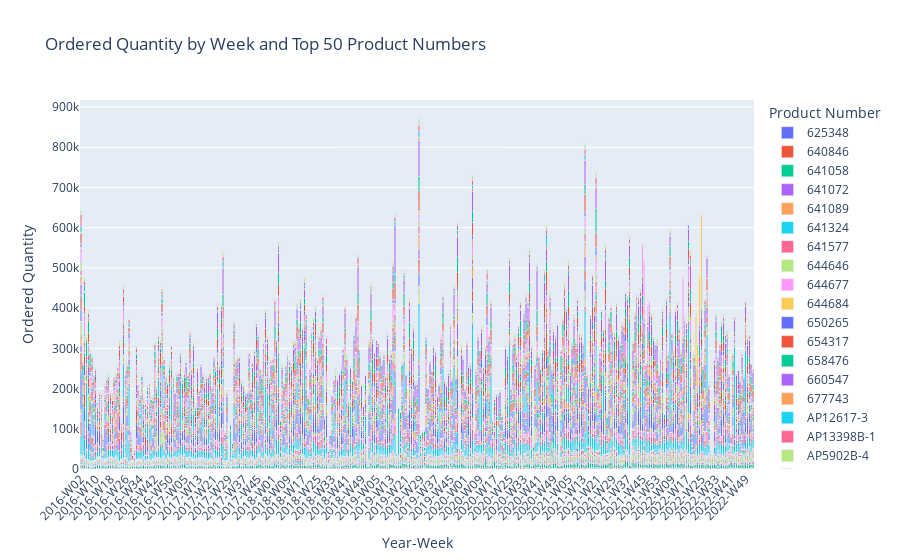

The code cell stored with this chart in its notebook:
### Code cell
import pandas as pd
import plotly.express as px


df = data_2016_2022.groupby(['Year', 'Week Number', 'Product Number'])['Ordered Quantity'].sum().reset_index()

# Create a combined 'Year-Week' column
df['Year-Week'] = df['Year'].astype(str) + '-W' + df['Week Number'].astype(str).str.zfill(2)

# Aggregate total ordered quantity by product number
product_totals = df.groupby('Product Number')['Ordered Quantity'].sum()

# Get top 50 products (or fewer if there aren't 50)
top_products = product_totals.nlargest(50).index

# Filter data to include only top 50 products
filtered_df = df[df['Product Number'].isin(top_products)]

# Pivot the filtered data for plotting
pivot_df = filtered_df.pivot_table(index='Year-Week', columns='Product Number', values='Ordered Quantity', fill_value=0).reset_index()

# Melt the DataFrame to long format for Plotly
melted_df = pivot_df.melt(id_vars='Year-Week', var_name='Product Number', value_name='Ordered Quantity')

# Create interactive stacked bar chart using Plotly
fig = px.bar(
    melted_df,
    x='Year-Week',
    y='Ordered Quantity',
    color='Product Number',
    title='Ordered Quantity by Week and Top 50 Product Numbers',
    labels={'Ordered Quantity': 'Ordered Quantity', 'Year-Week': 'Year-Week'},
    text='Ordered Quantity'
)

# Update layout for better appearance
fig.update_layout(
    barmode='stack',
    xaxis_title='Year-Week',
    yaxis_title='Ordered Quantity',
    xaxis_tickangle=-45
)

# Show the plot
fig.show()

### Figure 1 — Plotly figure (JSON) as saved in the notebook; plotly's stock layout.template omitted (floating-point values rounded to 4 significant figures; data arrays with more than 128 entries replaced by an {"elided": "..."} marker saying what was removed)
{"data": [{"alignmentgroup": "True", "hovertemplate": "Product Number=625348<br>Year-Week=%{x}<br>Ordered Quantity=%{text}<extra></extra>", "legendgroup": "625348", "marker": {"color": "#636efa", "pattern": {"shape": ""}}, "name": "625348", "offsetgroup": "625348", "orientation": "v", "showlegend": true, "text": {"elided": "365 int values"}, "textposition": "auto", "type": "bar", "x": {"elided": "365 str values"}, "xaxis": "x", "y": {"elided": "365 int values"}, "yaxis": "y"}, {"alignmentgroup": "True", "hovertemplate": "Product Number=640846<br>Year-Week=%{x}<br>Ordered Quantity=%{text}<extra></extra>", "legendgroup": "640846", "marker": {"color": "#EF553B", "pattern": {"shape": ""}}, "name": "640846", "offsetgroup": "640846", "orientation": "v", "showlegend": true, "text": {"elided": "365 int values"}, "textposition": "auto", "type": "bar", "x": {"elided": "365 str values"}, "xaxis": "x", "y": {"elided": "365 int values"}, "yaxis": "y"}, {"alignmentgroup": "True", "hovertemplate": "Product Number=641058<br>Year-Week=%{x}<br>Ordered Quantity=%{text}<extra></extra>", "legendgroup": "641058", "marker": {"color": "#00cc96", "pattern": {"shape": ""}}, "name": "641058", "offsetgroup": "641058", "orientation": "v", "showlegend": true, "text": {"elided": "365 int values"}, "textposition": "auto", "type": "bar", "x": {"elided": "365 str values"}, "xaxis": "x", "y": {"elided": "365 int values"}, "yaxis": "y"}, {"alignmentgroup": "True", "hovertemplate": "Product Number=641072<br>Year-Week=%{x}<br>Ordered Quantity=%{text}<extra></extra>", "legendgroup": "641072", "marker": {"color": "#ab63fa", "pattern": {"shape": ""}}, "name": "641072", "offsetgroup": "641072", "orientation": "v", "showlegend": true, "text": {"elided": "365 int values"}, "textposition": "auto", "type": "bar", "x": {"elided": "365 str values"}, "xaxis": "x", "y": {"elided": "365 int values"}, "yaxis": "y"}, {"alignmentgroup": "True", "hovertemplate": "Product Number=641089<br>Year-Week=%{x}<br>Ordered Quantity=%{text}<extra></extra>", "legendgroup": "641089", "marker": {"color": "#FFA15A", "pattern": {"shape": ""}}, "name": "641089", "offsetgroup": "641089", "orientation": "v", "showlegend": true, "text": {"elided": "365 int values"}, "textposition": "auto", "type": "bar", "x": {"elided": "365 str values"}, "xaxis": "x", "y": {"elided": "365 int values"}, "yaxis": "y"}, {"alignmentgroup": "True", "hovertemplate": "Product Number=641324<br>Year-Week=%{x}<br>Ordered Quantity=%{text}<extra></extra>", "legendgroup": "641324", "marker": {"color": "#19d3f3", "pattern": {"shape": ""}}, "name": "641324", "offsetgroup": "641324", "orientation": "v", "showlegend": true, "text": {"elided": "365 int values"}, "textposition": "auto", "type": "bar", "x": {"elided": "365 str values"}, "xaxis": "x", "y": {"elided": "365 int values"}, "yaxis": "y"}, {"alignmentgroup": "True", "hovertemplate": "Product Number=641577<br>Year-Week=%{x}<br>Ordered Quantity=%{text}<extra></extra>", "legendgroup": "641577", "marker": {"color": "#FF6692", "pattern": {"shape": ""}}, "name": "641577", "offsetgroup": "641577", "orientation": "v", "showlegend": true, "text": {"elided": "365 int values"}, "textposition": "auto", "type": "bar", "x": {"elided": "365 str values"}, "xaxis": "x", "y": {"elided": "365 int values"}, "yaxis": "y"}, {"alignmentgroup": "True", "hovertemplate": "Product Number=644646<br>Year-Week=%{x}<br>Ordered Quantity=%{text}<extra></extra>", "legendgroup": "644646", "marker": {"color": "#B6E880", "pattern": {"shape": ""}}, "name": "644646", "offsetgroup": "644646", "orientation": "v", "showlegend": true, "text": {"elided": "365 int values"}, "textposition": "auto", "type": "bar", "x": {"elided": "365 str values"}, "xaxis": "x", "y": {"elided": "365 int values"}, "yaxis": "y"}, {"alignmentgroup": "True", "hovertemplate": "Product Number=644677<br>Year-Week=%{x}<br>Ordered Quantity=%{text}<extra></extra>", "legendgroup": "644677", "marker": {"color": "#FF97FF", "pattern": {"shape": ""}}, "name": "644677", "offsetgroup": "644677", "orientation": "v", "showlegend": true, "text": {"elided": "365 int values"}, "textposition": "auto", "type": "bar", "x": {"elided": "365 str values"}, "xaxis": "x", "y": {"elided": "365 int values"}, "yaxis": "y"}, {"alignmentgroup": "True", "hovertemplate": "Product Number=644684<br>Year-Week=%{x}<br>Ordered Quantity=%{text}<extra></extra>", "legendgroup": "644684", "marker": {"color": "#FECB52", "pattern": {"shape": ""}}, "name": "644684", "offsetgroup": "644684", "orientation": "v", "showlegend": true, "text": {"elided": "365 int values"}, "textposition": "auto", "type": "bar", "x": {"elided": "365 str values"}, "xaxis": "x", "y": {"elided": "365 int values"}, "yaxis": "y"}, {"alignmentgroup": "True", "hovertemplate": "Product Number=650265<br>Year-Week=%{x}<br>Ordered Quantity=%{text}<extra></extra>", "legendgroup": "650265", "marker": {"color": "#636efa", "pattern": {"shape": ""}}, "name": "650265", "offsetgroup": "650265", "orientation": "v", "showlegend": true, "text": {"elided": "365 int values"}, "textposition": "auto", "type": "bar", "x": {"elided": "365 str values"}, "xaxis": "x", "y": {"elided": "365 int values"}, "yaxis": "y"}, {"alignmentgroup": "True", "hovertemplate": "Product Number=654317<br>Year-Week=%{x}<br>Ordered Quantity=%{text}<extra></extra>", "legendgroup": "654317", "marker": {"color": "#EF553B", "pattern": {"shape": ""}}, "name": "654317", "offsetgroup": "654317", "orientation": "v", "showlegend": true, "text": {"elided": "365 int values"}, "textposition": "auto", "type": "bar", "x": {"elided": "365 str values"}, "xaxis": "x", "y": {"elided": "365 int values"}, "yaxis": "y"}, {"alignmentgroup": "True", "hovertemplate": "Product Number=658476<br>Year-Week=%{x}<br>Ordered Quantity=%{text}<extra></extra>", "legendgroup": "658476", "marker": {"color": "#00cc96", "pattern": {"shape": ""}}, "name": "658476", "offsetgroup": "658476", "orientation": "v", "showlegend": true, "text": {"elided": "365 int values"}, "textposition": "auto", "type": "bar", "x": {"elided": "365 str values"}, "xaxis": "x", "y": {"elided": "365 int values"}, "yaxis": "y"}, {"alignmentgroup": "True", "hovertemplate": "Product Number=660547<br>Year-Week=%{x}<br>Ordered Quantity=%{text}<extra></extra>", "legendgroup": "660547", "marker": {"color": "#ab63fa", "pattern": {"shape": ""}}, "name": "660547", "offsetgroup": "660547", "orientation": "v", "showlegend": true, "text": {"elided": "365 int values"}, "textposition": "auto", "type": "bar", "x": {"elided": "365 str values"}, "xaxis": "x", "y": {"elided": "365 int values"}, "yaxis": "y"}, {"alignmentgroup": "True", "hovertemplate": "Product Number=677743<br>Year-Week=%{x}<br>Ordered Quantity=%{text}<extra></extra>", "legendgroup": "677743", "marker": {"color": "#FFA15A", "pattern": {"shape": ""}}, "name": "677743", "offsetgroup": "677743", "orientation": "v", "showlegend": true, "text": {"elided": "365 int values"}, "textposition": "auto", "type": "bar", "x": {"elided": "365 str values"}, "xaxis": "x", "y": {"elided": "365 int values"}, "yaxis": "y"}, {"alignmentgroup": "True", "hovertemplate": "Product Number=AP12617-3<br>Year-Week=%{x}<br>Ordered Quantity=%{text}<extra></extra>", "legendgroup": "AP12617-3", "marker": {"color": "#19d3f3", "pattern": {"shape": ""}}, "name": "AP12617-3", "offsetgroup": "AP12617-3", "orientation": "v", "showlegend": true, "text": {"elided": "365 int values"}, "textposition": "auto", "type": "bar", "x": {"elided": "365 str values"}, "xaxis": "x", "y": {"elided": "365 int values"}, "yaxis": "y"}, {"alignmentgroup": "True", "hovertemplate": "Product Number=AP13398B-1<br>Year-Week=%{x}<br>Ordered Quantity=%{text}<extra></extra>", "legendgroup": "AP13398B-1", "marker": {"color": "#FF6692", "pattern": {"shape": ""}}, "name": "AP13398B-1", "offsetgroup": "AP13398B-1", "orientation": "v", "showlegend": true, "text": {"elided": "365 int values"}, "textposition": "auto", "type": "bar", "x": {"elided": "365 str values"}, "xaxis": "x", "y": {"elided": "365 int values"}, "yaxis": "y"}, {"alignmentgroup": "True", "hovertemplate": "Product Number=AP5902B-4<br>Year-Week=%{x}<br>Ordered Quantity=%{text}<extra></extra>", "legendgroup": "AP5902B-4", "marker": {"color": "#B6E880", "pattern": {"shape": ""}}, "name": "AP5902B-4", "offsetgroup": "AP5902B-4", "orientation": "v", "showlegend": true, "text": {"elided": "365 int values"}, "textposition": "auto", "type": "bar", "x": {"elided": "365 str values"}, "xaxis": "x", "y": {"elided": "365 int values"}, "yaxis": "y"}, {"alignmentgroup": "True", "hovertemplate": "Product Number=AS20622C-3<br>Year-Week=%{x}<br>Ordered Quantity=%{text}<extra></extra>", "legendgroup": "AS20622C-3", "marker": {"color": "#FF97FF", "pattern": {"shape": ""}}, "name": "AS20622C-3", "offsetgroup": "AS20622C-3", "orientation": "v", "showlegend": true, "text": {"elided": "365 int values"}, "textposition": "auto", "type": "bar", "x": {"elided": "365 str values"}, "xaxis": "x", "y": {"elided": "365 int values"}, "yaxis": "y"}, {"alignmentgroup": "True", "hovertemplate": "Product Number=AS20657-2<br>Year-Week=%{x}<br>Ordered Quantity=%{text}<extra></extra>", "legendgroup": "AS20657-2", "marker": {"color": "#FECB52", "pattern": {"shape": ""}}, "name": "AS20657-2", "offsetgroup": "AS20657-2", "orientation": "v", "showlegend": true, "text": {"elided": "365 int values"}, "textposition": "auto", "type": "bar", "x": {"elided": "365 str values"}, "xaxis": "x", "y": {"elided": "365 int values"}, "yaxis": "y"}, {"alignmentgroup": "True", "hovertemplate": "Product Number=AS20811-2<br>Year-Week=%{x}<br>Ordered Quantity=%{text}<extra></extra>", "legendgroup": "AS20811-2", "marker": {"color": "#636efa", "pattern": {"shape": ""}}, "name": "AS20811-2", "offsetgroup": "AS20811-2", "orientation": "v", "showlegend": true, "text": {"elided": "365 int values"}, "textposition": "auto", "type": "bar", "x": {"elided": "365 str values"}, "xaxis": "x", "y": {"elided": "365 int values"}, "yaxis": "y"}, {"alignmentgroup": "True", "hovertemplate": "Product Number=AS21058D-8<br>Year-Week=%{x}<br>Ordered Quantity=%{text}<extra></extra>", "legendgroup": "AS21058D-8", "marker": {"color": "#EF553B", "pattern": {"shape": ""}}, "name": "AS21058D-8", "offsetgroup": "AS21058D-8", "orientation": "v", "showlegend": true, "text": {"elided": "365 int values"}, "textposition": "auto", "type": "bar", "x": {"elided": "365 str values"}, "xaxis": "x", "y": {"elided": "365 int values"}, "yaxis": "y"}, {"alignmentgroup": "True", "hovertemplate": "Product Number=AS21058J<br>Year-Week=%{x}<br>Ordered Quantity=%{text}<extra></extra>", "legendgroup": "AS21058J", "marker": {"color": "#00cc96", "pattern": {"shape": ""}}, "name": "AS21058J", "offsetgroup": "AS21058J", "orientation": "v", "showlegend": true, "text": {"elided": "365 int values"}, "textposition": "auto", "type": "bar", "x": {"elided": "365 str values"}, "xaxis": "x", "y": {"elided": "365 int values"}, "yaxis": "y"}, {"alignmentgroup": "True", "hovertemplate": "Product Number=AS24592C-15<br>Year-Week=%{x}<br>Ordered Quantity=%{text}<extra></extra>", "legendgroup": "AS24592C-15", "marker": {"color": "#ab63fa", "pattern": {"shape": ""}}, "name": "AS24592C-15", "offsetgroup": "AS24592C-15", "orientation": "v", "showlegend": true, "text": {"elided": "365 int values"}, "textposition": "auto", "type": "bar", "x": {"elided": "365 str values"}, "xaxis": "x", "y": {"elided": "365 int values"}, "yaxis": "y"}, {"alignmentgroup": "True", "hovertemplate": "Product Number=AS25391-7<br>Year-Week=%{x}<br>Ordered Quantity=%{text}<extra></extra>", "legendgroup": "AS25391-7", "marker": {"color": "#FFA15A", "pattern": {"shape": ""}}, "name": "AS25391-7", "offsetgroup": "AS25391-7", "orientation": "v", "showlegend": true, "text": {"elided": "365 int values"}, "textposition": "auto", "type": "bar", "x": {"elided": "365 str values"}, "xaxis": "x", "y": {"elided": "365 int values"}, "yaxis": "y"}, {"alignmentgroup": "True", "hovertemplate": "Product Number=AS29893-2<br>Year-Week=%{x}<br>Ordered Quantity=%{text}<extra></extra>", "legendgroup": "AS29893-2", "marker": {"color": "#19d3f3", "pattern": {"shape": ""}}, "name": "AS29893-2", "offsetgroup": "AS29893-2", "orientation": "v", "showlegend": true, "text": {"elided": "365 int values"}, "textposition": "auto", "type": "bar", "x": {"elided": "365 str values"}, "xaxis": "x", "y": {"elided": "365 int values"}, "yaxis": "y"}, {"alignmentgroup": "True", "hovertemplate": "Product Number=AS39016C-3<br>Year-Week=%{x}<br>Ordered Quantity=%{text}<extra></extra>", "legendgroup": "AS39016C-3", "marker": {"color": "#FF6692", "pattern": {"shape": ""}}, "name": "AS39016C-3", "offsetgroup": "AS39016C-3", "orientation": "v", "showlegend": true, "text": {"elided": "365 int values"}, "textposition": "auto", "type": "bar", "x": {"elided": "365 str values"}, "xaxis": "x", "y": {"elided": "365 int values"}, "yaxis": "y"}, {"alignmentgroup": "True", "hovertemplate": "Product Number=AS39789-2AE<br>Year-Week=%{x}<br>Ordered Quantity=%{text}<extra></extra>", "legendgroup": "AS39789-2AE", "marker": {"color": "#B6E880", "pattern": {"shape": ""}}, "name": "AS39789-2AE", "offsetgroup": "AS39789-2AE", "orientation": "v", "showlegend": true, "text": {"elided": "365 int values"}, "textposition": "auto", "type": "bar", "x": {"elided": "365 str values"}, "xaxis": "x", "y": {"elided": "365 int values"}, "yaxis": "y"}, {"alignmentgroup": "True", "hovertemplate": "Product Number=AS39841<br>Year-Week=%{x}<br>Ordered Quantity=%{text}<extra></extra>", "legendgroup": "AS39841", "marker": {"color": "#FF97FF", "pattern": {"shape": ""}}, "name": "AS39841", "offsetgroup": "AS39841", "orientation": "v", "showlegend": true, "text": {"elided": "365 int values"}, "textposition": "auto", "type": "bar", "x": {"elided": "365 str values"}, "xaxis": "x", "y": {"elided": "365 int values"}, "yaxis": "y"}, {"alignmentgroup": "True", "hovertemplate": "Product Number=AS39844<br>Year-Week=%{x}<br>Ordered Quantity=%{text}<extra></extra>", "legendgroup": "AS39844", "marker": {"color": "#FECB52", "pattern": {"shape": ""}}, "name": "AS39844", "offsetgroup": "AS39844", "orientation": "v", "showlegend": true, "text": {"elided": "365 int values"}, "textposition": "auto", "type": "bar", "x": {"elided": "365 str values"}, "xaxis": "x", "y": {"elided": "365 int values"}, "yaxis": "y"}, {"alignmentgroup": "True", "hovertemplate": "Product Number=AS39892-2<br>Year-Week=%{x}<br>Ordered Quantity=%{text}<extra></extra>", "legendgroup": "AS39892-2", "marker": {"color": "#636efa", "pattern": {"shape": ""}}, "name": "AS39892-2", "offsetgroup": "AS39892-2", "orientation": "v", "showlegend": true, "text": {"elided": "365 int values"}, "textposition": "auto", "type": "bar", "x": {"elided": "365 str values"}, "xaxis": "x", "y": {"elided": "365 int values"}, "yaxis": "y"}, {"alignmentgroup": "True", "hovertemplate": "Product Number=AS39893-1<br>Year-Week=%{x}<br>Ordered Quantity=%{text}<extra></extra>", "legendgroup": "AS39893-1", "marker": {"color": "#EF553B", "pattern": {"shape": ""}}, "name": "AS39893-1", "offsetgroup": "AS39893-1", "orientation": "v", "showlegend": true, "text": {"elided": "365 int values"}, "textposition": "auto", "type": "bar", "x": {"elided": "365 str values"}, "xaxis": "x", "y": {"elided": "365 int values"}, "yaxis": "y"}, {"alignmentgroup": "True", "hovertemplate": "Product Number=AS39896<br>Year-Week=%{x}<br>Ordered Quantity=%{text}<extra></extra>", "legendgroup": "AS39896", "marker": {"color": "#00cc96", "pattern": {"shape": ""}}, "name": "AS39896", "offsetgroup": "AS39896", "orientation": "v", "showlegend": true, "text": {"elided": "365 int values"}, "textposition": "auto", "type": "bar", "x": {"elided": "365 str values"}, "xaxis": "x", "y": {"elided": "365 int values"}, "yaxis": "y"}, {"alignmentgroup": "True", "hovertemplate": "Product Number=AS39971<br>Year-Week=%{x}<br>Ordered Quantity=%{text}<extra></extra>", "legendgroup": "AS39971", "marker": {"color": "#ab63fa", "pattern": {"shape": ""}}, "name": "AS39971", "offsetgroup": "AS39971", "orientation": "v", "showlegend": true, "text": {"elided": "365 int values"}, "textposition": "auto", "type": "bar", "x": {"elided": "365 str values"}, "xaxis": "x", "y": {"elided": "365 int values"}, "yaxis": "y"}, {"alignmentgroup": "True", "hovertemplate": "Product Number=AS39973<br>Year-Week=%{x}<br>Ordered Quantity=%{text}<extra></extra>", "legendgroup": "AS39973", "marker": {"color": "#FFA15A", "pattern": {"shape": ""}}, "name": "AS39973", "offsetgroup": "AS39973", "orientation": "v", "showlegend": true, "text": {"elided": "365 int values"}, "textposition": "auto", "type": "bar", "x": {"elided": "365 str values"}, "xaxis": "x", "y": {"elided": "365 int values"}, "yaxis": "y"}, {"alignmentgroup": "True", "hovertemplate": "Product Number=AS41575-1<br>Year-Week=%{x}<br>Ordered Quantity=%{text}<extra></extra>", "legendgroup": "AS41575-1", "marker": {"color": "#19d3f3", "pattern": {"shape": ""}}, "name": "AS41575-1", "offsetgroup": "AS41575-1", "orientation": "v", "showlegend": true, "text": {"elided": "365 int values"}, "textposition": "auto", "type": "bar", "x": {"elided": "365 str values"}, "xaxis": "x", "y": {"elided": "365 int values"}, "yaxis": "y"}, {"alignmentgroup": "True", "hovertemplate": "Product Number=AS42195D<br>Year-Week=%{x}<br>Ordered Quantity=%{text}<extra></extra>", "legendgroup": "AS42195D", "marker": {"color": "#FF6692", "pattern": {"shape": ""}}, "name": "AS42195D", "offsetgroup": "AS42195D", "orientation": "v", "showlegend": true, "text": {"elided": "365 int values"}, "textposition": "auto", "type": "bar", "x": {"elided": "365 str values"}, "xaxis": "x", "y": {"elided": "365 int values"}, "yaxis": "y"}, {"alignmentgroup": "True", "hovertemplate": "Product Number=AS42195K<br>Year-Week=%{x}<br>Ordered Quantity=%{text}<extra></extra>", "legendgroup": "AS42195K", "marker": {"color": "#B6E880", "pattern": {"shape": ""}}, "name": "AS42195K", "offsetgroup": "AS42195K", "orientation": "v", "showlegend": true, "text": {"elided": "365 int values"}, "textposition": "auto", "type": "bar", "x": {"elided": "365 str values"}, "xaxis": "x", "y": {"elided": "365 int values"}, "yaxis": "y"}, {"alignmentgroup": "True", "hovertemplate": "Product Number=AS42196<br>Year-Week=%{x}<br>Ordered Quantity=%{text}<extra></extra>", "legendgroup": "AS42196", "marker": {"color": "#FF97FF", "pattern": {"shape": ""}}, "name": "AS42196", "offsetgroup": "AS42196", "orientation": "v", "showlegend": true, "text": {"elided": "365 int values"}, "textposition": "auto", "type": "bar", "x": {"elided": "365 str values"}, "xaxis": "x", "y": {"elided": "365 int values"}, "yaxis": "y"}, {"alignmentgroup": "True", "hovertemplate": "Product Number=AS42217D-2<br>Year-Week=%{x}<br>Ordered Quantity=%{text}<extra></extra>", "legendgroup": "AS42217D-2", "marker": {"color": "#FECB52", "pattern": {"shape": ""}}, "name": "AS42217D-2", "offsetgroup": "AS42217D-2", "orientation": "v", "showlegend": true, "text": {"elided": "365 int values"}, "textposition": "auto", "type": "bar", "x": {"elided": "365 str values"}, "xaxis": "x", "y": {"elided": "365 int values"}, "yaxis": "y"}, {"alignmentgroup": "True", "hovertemplate": "Product Number=AS42608A<br>Year-Week=%{x}<br>Ordered Quantity=%{text}<extra></extra>", "legendgroup": "AS42608A", "marker": {"color": "#636efa", "pattern": {"shape": ""}}, "name": "AS42608A", "offsetgroup": "AS42608A", "orientation": "v", "showlegend": true, "text": {"elided": "365 int values"}, "textposition": "auto", "type": "bar", "x": {"elided": "365 str values"}, "xaxis": "x", "y": {"elided": "365 int values"}, "yaxis": "y"}, {"alignmentgroup": "True", "hovertemplate": "Product Number=AS44715<br>Year-Week=%{x}<br>Ordered Quantity=%{text}<extra></extra>", "legendgroup": "AS44715", "marker": {"color": "#EF553B", "pattern": {"shape": ""}}, "name": "AS44715", "offsetgroup": "AS44715", "orientation": "v", "showlegend": true, "text": {"elided": "365 int values"}, "textposition": "auto", "type": "bar", "x": {"elided": "365 str values"}, "xaxis": "x", "y": {"elided": "365 int values"}, "yaxis": "y"}, {"alignmentgroup": "True", "hovertemplate": "Product Number=AS45341A<br>Year-Week=%{x}<br>Ordered Quantity=%{text}<extra></extra>", "legendgroup": "AS45341A", "marker": {"color": "#00cc96", "pattern": {"shape": ""}}, "name": "AS45341A", "offsetgroup": "AS45341A", "orientation": "v", "showlegend": true, "text": {"elided": "365 int values"}, "textposition": "auto", "type": "bar", "x": {"elided": "365 str values"}, "xaxis": "x", "y": {"elided": "365 int values"}, "yaxis": "y"}, {"alignmentgroup": "True", "hovertemplate": "Product Number=AS45341B<br>Year-Week=%{x}<br>Ordered Quantity=%{text}<extra></extra>", "legendgroup": "AS45341B", "marker": {"color": "#ab63fa", "pattern": {"shape": ""}}, "name": "AS45341B", "offsetgroup": "AS45341B", "orientation": "v", "showlegend": true, "text": {"elided": "365 int values"}, "textposition": "auto", "type": "bar", "x": {"elided": "365 str values"}, "xaxis": "x", "y": {"elided": "365 int values"}, "yaxis": "y"}, {"alignmentgroup": "True", "hovertemplate": "Product Number=AS45350-1<br>Year-Week=%{x}<br>Ordered Quantity=%{text}<extra></extra>", "legendgroup": "AS45350-1", "marker": {"color": "#FFA15A", "pattern": {"shape": ""}}, "name": "AS45350-1", "offsetgroup": "AS45350-1", "orientation": "v", "showlegend": true, "text": {"elided": "365 int values"}, "textposition": "auto", "type": "bar", "x": {"elided": "365 str values"}, "xaxis": "x", "y": {"elided": "365 int values"}, "yaxis": "y"}, {"alignmentgroup": "True", "hovertemplate": "Product Number=AS45351<br>Year-Week=%{x}<br>Ordered Quantity=%{text}<extra></extra>", "legendgroup": "AS45351", "marker": {"color": "#19d3f3", "pattern": {"shape": ""}}, "name": "AS45351", "offsetgroup": "AS45351", "orientation": "v", "showlegend": true, "text": {"elided": "365 int values"}, "textposition": "auto", "type": "bar", "x": {"elided": "365 str values"}, "xaxis": "x", "y": {"elided": "365 int values"}, "yaxis": "y"}, {"alignmentgroup": "True", "hovertemplate": "Product Number=AS45594C<br>Year-Week=%{x}<br>Ordered Quantity=%{text}<extra></extra>", "legendgroup": "AS45594C", "marker": {"color": "#FF6692", "pattern": {"shape": ""}}, "name": "AS45594C", "offsetgroup": "AS45594C", "orientation": "v", "showlegend": true, "text": {"elided": "365 int values"}, "textposition": "auto", "type": "bar", "x": {"elided": "365 str values"}, "xaxis": "x", "y": {"elided": "365 int values"}, "yaxis": "y"}, {"alignmentgroup": "True", "hovertemplate": "Product Number=AS45594D<br>Year-Week=%{x}<br>Ordered Quantity=%{text}<extra></extra>", "legendgroup": "AS45594D", "marker": {"color": "#B6E880", "pattern": {"shape": ""}}, "name": "AS45594D", "offsetgroup": "AS45594D", "orientation": "v", "showlegend": true, "text": {"elided": "365 int values"}, "textposition": "auto", "type": "bar", "x": {"elided": "365 str values"}, "xaxis": "x", "y": {"elided": "365 int values"}, "yaxis": "y"}, {"alignmentgroup": "True", "hovertemplate": "Product Number=AX4256-1<br>Year-Week=%{x}<br>Ordered Quantity=%{text}<extra></extra>", "legendgroup": "AX4256-1", "marker": {"color": "#FF97FF", "pattern": {"shape": ""}}, "name": "AX4256-1", "offsetgroup": "AX4256-1", "orientation": "v", "showlegend": true, "text": {"elided": "365 int values"}, "textposition": "auto", "type": "bar", "x": {"elided": "365 str values"}, "xaxis": "x", "y": {"elided": "365 int values"}, "yaxis": "y"}, {"alignmentgroup": "True", "hovertemplate": "Product Number=AX4826-1<br>Year-Week=%{x}<br>Ordered Quantity=%{text}<extra></extra>", "legendgroup": "AX4826-1", "marker": {"color": "#FECB52", "pattern": {"shape": ""}}, "name": "AX4826-1", "offsetgroup": "AX4826-1", "orientation": "v", "showlegend": true, "text": {"elided": "365 int values"}, "textposition": "auto", "type": "bar", "x": {"elided": "365 str values"}, "xaxis": "x", "y": {"elided": "365 int values"}, "yaxis": "y"}], "layout": {"barmode": "stack", "legend": {"title": {"text": "Product Number"}, "tracegroupgap": 0}, "title": {"text": "Ordered Quantity by Week and Top 50 Product Numbers"}, "xaxis": {"anchor": "y", "domain": [0, 1], "tickangle": -45, "title": {"text": "Year-Week"}}, "yaxis": {"anchor": "x", "domain": [0, 1], "title": {"text": "Ordered Quantity"}}}}
